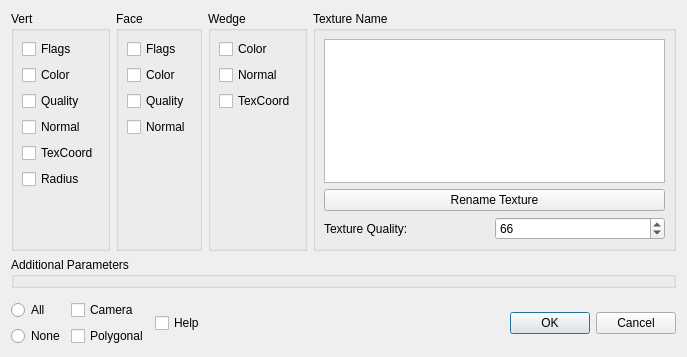
<?xml version="1.0" encoding="UTF-8"?>
<ui version="4.0">
 <class>SaveMeshAttributesDialog</class>
 <widget class="QDialog" name="SaveMeshAttributesDialog">
  <property name="geometry">
   <rect>
    <x>0</x>
    <y>0</y>
    <width>687</width>
    <height>357</height>
   </rect>
  </property>
  <property name="windowTitle">
   <string>Dialog</string>
  </property>
  <layout class="QVBoxLayout" name="verticalLayout_3">
   <item>
    <layout class="QHBoxLayout">
     <item>
      <widget class="QGroupBox" name="groupBox">
       <property name="title">
        <string>Vert</string>
       </property>
       <layout class="QVBoxLayout">
        <property name="leftMargin">
         <number>8</number>
        </property>
        <property name="topMargin">
         <number>8</number>
        </property>
        <property name="rightMargin">
         <number>8</number>
        </property>
        <property name="bottomMargin">
         <number>8</number>
        </property>
        <item>
         <widget class="QCheckBox" name="check_iom_vertflags">
          <property name="text">
           <string>Flags</string>
          </property>
         </widget>
        </item>
        <item>
         <widget class="QCheckBox" name="check_iom_vertcolor">
          <property name="text">
           <string>Color</string>
          </property>
         </widget>
        </item>
        <item>
         <widget class="QCheckBox" name="check_iom_vertquality">
          <property name="text">
           <string>Quality</string>
          </property>
         </widget>
        </item>
        <item>
         <widget class="QCheckBox" name="check_iom_vertnormal">
          <property name="text">
           <string>Normal</string>
          </property>
         </widget>
        </item>
        <item>
         <widget class="QCheckBox" name="check_iom_verttexcoord">
          <property name="text">
           <string>TexCoord</string>
          </property>
         </widget>
        </item>
        <item>
         <widget class="QCheckBox" name="check_iom_vertradius">
          <property name="text">
           <string>Radius</string>
          </property>
         </widget>
        </item>
        <item>
         <spacer name="verticalSpacer_3">
          <property name="orientation">
           <enum>Qt::Vertical</enum>
          </property>
          <property name="sizeHint" stdset="0">
           <size>
            <width>20</width>
            <height>40</height>
           </size>
          </property>
         </spacer>
        </item>
       </layout>
      </widget>
     </item>
     <item>
      <widget class="QGroupBox" name="groupBox_2">
       <property name="title">
        <string>Face</string>
       </property>
       <layout class="QVBoxLayout">
        <property name="leftMargin">
         <number>8</number>
        </property>
        <property name="topMargin">
         <number>8</number>
        </property>
        <property name="rightMargin">
         <number>8</number>
        </property>
        <property name="bottomMargin">
         <number>8</number>
        </property>
        <item>
         <widget class="QCheckBox" name="check_iom_faceflags">
          <property name="text">
           <string>Flags</string>
          </property>
         </widget>
        </item>
        <item>
         <widget class="QCheckBox" name="check_iom_facecolor">
          <property name="text">
           <string>Color</string>
          </property>
         </widget>
        </item>
        <item>
         <widget class="QCheckBox" name="check_iom_facequality">
          <property name="text">
           <string>Quality</string>
          </property>
         </widget>
        </item>
        <item>
         <widget class="QCheckBox" name="check_iom_facenormal">
          <property name="text">
           <string>Normal</string>
          </property>
         </widget>
        </item>
        <item>
         <spacer name="verticalSpacer">
          <property name="orientation">
           <enum>Qt::Vertical</enum>
          </property>
          <property name="sizeHint" stdset="0">
           <size>
            <width>20</width>
            <height>40</height>
           </size>
          </property>
         </spacer>
        </item>
       </layout>
      </widget>
     </item>
     <item>
      <widget class="QGroupBox" name="groupBox_3">
       <property name="title">
        <string>Wedge</string>
       </property>
       <layout class="QVBoxLayout">
        <property name="leftMargin">
         <number>8</number>
        </property>
        <property name="topMargin">
         <number>8</number>
        </property>
        <property name="rightMargin">
         <number>8</number>
        </property>
        <property name="bottomMargin">
         <number>8</number>
        </property>
        <item>
         <widget class="QCheckBox" name="check_iom_wedgcolor">
          <property name="text">
           <string>Color</string>
          </property>
         </widget>
        </item>
        <item>
         <widget class="QCheckBox" name="check_iom_wedgnormal">
          <property name="text">
           <string>Normal</string>
          </property>
         </widget>
        </item>
        <item>
         <widget class="QCheckBox" name="check_iom_wedgtexcoord">
          <property name="text">
           <string>TexCoord</string>
          </property>
         </widget>
        </item>
        <item>
         <spacer name="verticalSpacer_2">
          <property name="orientation">
           <enum>Qt::Vertical</enum>
          </property>
          <property name="sizeHint" stdset="0">
           <size>
            <width>20</width>
            <height>40</height>
           </size>
          </property>
         </spacer>
        </item>
       </layout>
      </widget>
     </item>
     <item>
      <widget class="QGroupBox" name="groupBox_4">
       <property name="title">
        <string>Texture Name</string>
       </property>
       <layout class="QVBoxLayout">
        <property name="leftMargin">
         <number>8</number>
        </property>
        <property name="topMargin">
         <number>8</number>
        </property>
        <property name="rightMargin">
         <number>8</number>
        </property>
        <property name="bottomMargin">
         <number>8</number>
        </property>
        <item>
         <widget class="QListWidget" name="listTextureName"/>
        </item>
        <item>
         <widget class="QPushButton" name="renametextureButton">
          <property name="text">
           <string>Rename Texture</string>
          </property>
         </widget>
        </item>
        <item>
         <widget class="QFrame" name="frame">
          <property name="frameShape">
           <enum>QFrame::NoFrame</enum>
          </property>
          <property name="frameShadow">
           <enum>QFrame::Plain</enum>
          </property>
          <layout class="QHBoxLayout" name="horizontalLayout_2">
           <property name="spacing">
            <number>0</number>
           </property>
           <property name="leftMargin">
            <number>0</number>
           </property>
           <property name="topMargin">
            <number>0</number>
           </property>
           <property name="rightMargin">
            <number>0</number>
           </property>
           <property name="bottomMargin">
            <number>0</number>
           </property>
           <item>
            <widget class="QLabel" name="label">
             <property name="text">
              <string>Texture Quality:</string>
             </property>
            </widget>
           </item>
           <item>
            <widget class="QSpinBox" name="textureQualitySpinBox">
             <property name="minimum">
              <number>-1</number>
             </property>
             <property name="maximum">
              <number>100</number>
             </property>
             <property name="value">
              <number>66</number>
             </property>
            </widget>
           </item>
          </layout>
         </widget>
        </item>
       </layout>
      </widget>
     </item>
    </layout>
   </item>
   <item>
    <widget class="QGroupBox" name="saveParBox">
     <property name="title">
      <string>Additional Parameters</string>
     </property>
    </widget>
   </item>
   <item>
    <widget class="QWidget" name="layoutWidget" native="true"/>
   </item>
   <item>
    <layout class="QHBoxLayout" name="horizontalLayout">
     <item>
      <layout class="QVBoxLayout" name="verticalLayout_2">
       <item>
        <widget class="QRadioButton" name="AllButton">
         <property name="sizePolicy">
          <sizepolicy hsizetype="Preferred" vsizetype="Fixed">
           <horstretch>0</horstretch>
           <verstretch>0</verstretch>
          </sizepolicy>
         </property>
         <property name="text">
          <string>All</string>
         </property>
        </widget>
       </item>
       <item>
        <widget class="QRadioButton" name="NoneButton">
         <property name="sizePolicy">
          <sizepolicy hsizetype="Preferred" vsizetype="Fixed">
           <horstretch>0</horstretch>
           <verstretch>0</verstretch>
          </sizepolicy>
         </property>
         <property name="text">
          <string>None</string>
         </property>
        </widget>
       </item>
      </layout>
     </item>
     <item>
      <layout class="QVBoxLayout" name="verticalLayout">
       <item>
        <widget class="QCheckBox" name="check_iom_camera">
         <property name="text">
          <string>Camera</string>
         </property>
         <property name="checkable">
          <bool>true</bool>
         </property>
        </widget>
       </item>
       <item>
        <widget class="QCheckBox" name="check_iom_polygonal">
         <property name="text">
          <string>Polygonal</string>
         </property>
        </widget>
       </item>
      </layout>
     </item>
     <item>
      <widget class="QCheckBox" name="check_help">
       <property name="text">
        <string>Help</string>
       </property>
       <property name="checkable">
        <bool>true</bool>
       </property>
      </widget>
     </item>
     <item>
      <spacer>
       <property name="orientation">
        <enum>Qt::Horizontal</enum>
       </property>
       <property name="sizeHint" stdset="0">
        <size>
         <width>199</width>
         <height>17</height>
        </size>
       </property>
      </spacer>
     </item>
     <item>
      <widget class="QPushButton" name="okButton">
       <property name="text">
        <string>OK</string>
       </property>
       <property name="default">
        <bool>true</bool>
       </property>
      </widget>
     </item>
     <item>
      <widget class="QPushButton" name="cancelButton">
       <property name="text">
        <string>Cancel</string>
       </property>
      </widget>
     </item>
    </layout>
   </item>
  </layout>
 </widget>
 <resources/>
 <connections>
  <connection>
   <sender>okButton</sender>
   <signal>clicked()</signal>
   <receiver>SaveMeshAttributesDialog</receiver>
   <slot>accept()</slot>
   <hints>
    <hint type="sourcelabel">
     <x>278</x>
     <y>253</y>
    </hint>
    <hint type="destinationlabel">
     <x>96</x>
     <y>254</y>
    </hint>
   </hints>
  </connection>
  <connection>
   <sender>cancelButton</sender>
   <signal>clicked()</signal>
   <receiver>SaveMeshAttributesDialog</receiver>
   <slot>reject()</slot>
   <hints>
    <hint type="sourcelabel">
     <x>369</x>
     <y>253</y>
    </hint>
    <hint type="destinationlabel">
     <x>179</x>
     <y>282</y>
    </hint>
   </hints>
  </connection>
 </connections>
</ui>
